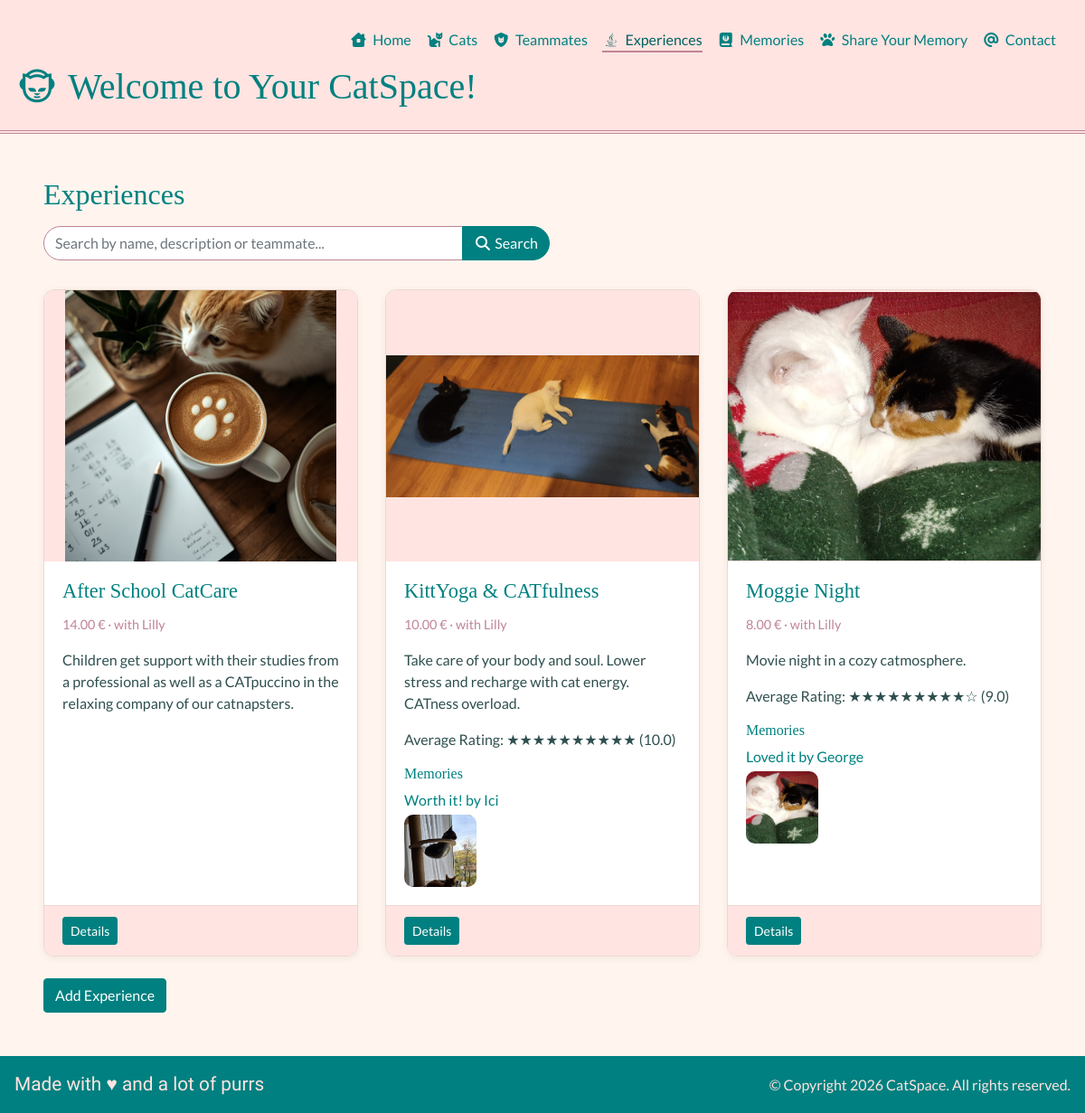
The page /experiences/ on the database its author committed.
### experiences/models.py (models this page shows, shortened)
class Experience(TimeStampMixin):
    name = models.CharField(max_length=30, unique=True)
    description = models.TextField(blank=True)
    cover_image_url = models.URLField(null=True, blank=True)
    price = models.DecimalField(max_digits=5, decimal_places=2, validators=[MinValueValidator(0)])
    teammate = models.ForeignKey("teammates.Teammate", on_delete=models.SET_NULL, null=True, blank=True,
                                 related_name="experiences")
    is_available = models.BooleanField(default=True, blank=True)
    slug = models.SlugField(blank=True, unique=True)
    class Meta:
        ordering = ["-updated_at"]
    def __str__(self) -> str:
        return self.name

### teammates/models.py (models this page shows)
class Teammate(TimeStampMixin):
    name = models.CharField(max_length=30)
    description = models.TextField(blank=True)
    email = models.EmailField(max_length=100, unique=True)
    phone = PhoneNumberField(region="BG", blank=True, null=True)
    image_url = models.URLField(blank=True, null=True)
    username = models.CharField(max_length=30, unique=True, validators=[RegexValidator(r"^\w+\Z")])
    def __str__(self) -> str:
        return self.name
    class Meta:
        ordering = ["created_at"]

### memories/models.py (models this page shows)
class Memory(TimeStampMixin):
    title = models.CharField(max_length=30)
    author = models.CharField(max_length=30)
    description = models.TextField(blank=True)
    image = models.ImageField(upload_to="memories/", null=True, blank=True)
    rating = models.PositiveSmallIntegerField(validators=[MinValueValidator(1), MaxValueValidator(10)],
                                              null=True, blank=True)
    experience = models.ForeignKey("experiences.Experience", on_delete=models.SET_NULL, related_name="memories",
                                   null=True, blank=True)
    cats = models.ManyToManyField("cats.Cat", related_name="memories", blank=True)
    class Meta:
        ordering = ["-updated_at"]
    def __str__(self) -> str:
        return f"{self.title} by {self.author}"
    def get_absolute_url(self):
        return reverse("memories:detail", kwargs={"pk": self.pk})

### experiences/views.py (the view)
# urls.py: path("", views.ExperienceList.as_view(), name="list"),
class ExperienceList(ListView):
    paginate_by = 6
    def get_queryset(self):
        queryset = (Experience.objects.filter(is_available=True).select_related("teammate").prefetch_related("memories")
                    .annotate(avg_rating=Avg("memories__rating")).order_by("-updated_at"))
        q = self.request.GET.get("query")
        if q:
            q = q.strip()
            queryset = queryset.filter(
                Q(name__icontains=q) | Q(description__icontains=q) | Q(teammate__name__icontains=q))
        return queryset

### memories/templatetags/memory_extras.py (called while the page is built)
@register.filter
def stars(value):
    max_stars = 10
    if not value:
        return "Not rated yet"
    value = round(float(value))
    return "★" * value + "☆" * (max_stars - value)

### templates/experiences/experience_list.html (shortened to what this page needs)
{% extends "base.html" %}
{% load memory_extras %}
{% load static %}
{% block content %}
    <h2>Experiences</h2>
    <form method="get" class="search-form" role="search">
        <div class="input-group">
            <input type="search" name="query" value="{{ request.GET.query }}" class="form-control"
                   placeholder="Search by name, description or teammate..." aria-label="Search experiences">
            <div class="input-group-append">
                <button class="btn btn-primary" type="submit"><i class="fa-solid fa-magnifying-glass"></i> Search</button>
            </div>
        </div>
    </form>
    <section class="row card-list">
        {% for experience in experience_list %}
            <article class="col-md-6 col-lg-4 mb-4">
                <div class="card h-100">
                    {% if experience.cover_image_url %}
                        <a href="{{ experience.cover_image_url }}" target="_blank">
                            <img src="{{ experience.cover_image_url }}" alt="{{ experience }}" class="card-img-top">
                        </a>
                    {% else %}
                        <div class="card-img-placeholder"><i class="fa-solid fa-mug-hot"></i></div>
                    {% endif %}
                    <div class="card-body">
                        <h3 class="card-title">{{ experience }}</h3>
                        <p class="card-meta">{{ experience.price }} &euro;
                            {% if experience.teammate %}&middot; with {{ experience.teammate }}{% endif %}</p>
                        {% if experience.description %}
                            <p>{{ experience.description }}</p>
                        {% endif %}
                        {% if experience.avg_rating and experience.avg_rating >= 8 %}
                            <p>Average Rating: {{ experience.avg_rating|stars }}
                                ({{ experience.avg_rating|floatformat:1 }})</p>
                        {% endif %}
                        {% if experience.memories.all %}
                            <h4 class="card-subheading">Memories</h4>
                            {% for memory in experience.memories.all %}
                                <p class="mb-1"><a href="{{ memory.get_absolute_url }}">{{ memory }}</a></p>
                            {% endfor %}
                            <div class="thumbnails">
                                {% for memory in experience.memories.all %}
                                    {% if memory.image %}
                                        <img src="{{ memory.image.url }}" alt="Memory Image">
                                    {% endif %}
                                {% endfor %}
                            </div>
                        {% endif %}
                    </div>
                    <div class="card-footer">
                        <a class="btn btn-primary btn-sm"
                           href="{% url 'experiences:detail' experience.slug %}">Details</a>
                    </div>
                </div>
            </article>
        {% endfor %}
    </section>
    <div><a class="btn btn-primary" href="{% url 'experiences:create' %}">Add Experience</a></div>
{% endblock %}

### static/css/styles.css (style rules this page uses)
:root { --teal: teal; --teal-dark: #006060; --rose: mistyrose; --paper: seashell; --dusty-rose: #c08497; --ink: darkslategray; --card-border: #ead9d0; --danger: #b5525c; }
body { background-color: var(--paper); font-family: 'Lato', sans-serif; color: var(--ink); }
h1, h2, h3, h4, h5 { font-family: 'Playfair Display', serif; color: var(--teal); }
h2 { margin-bottom: 1rem; }
a { color: var(--teal); }
img { border-radius: 10px; max-width: 100%; }
.btn-primary { background-color: var(--teal); border-color: var(--teal); }
.card { background-color: white; border: 1px solid var(--card-border); border-radius: 12px; box-shadow: 0 2px 8px rgba(0, 0, 0, 0.06); overflow: hidden; transition: transform 0.2s ease, box-shadow 0.2s ease; }
.card-header, .card-footer { background-color: var(--rose); border-color: var(--card-border); }
.card-title { font-size: 1.4rem; }
.card-img-top { width: 100%; height: 300px; object-fit: contain; background-color: var(--rose); border-radius: 0; }
.card-meta { font-size: 0.9rem; color: var(--dusty-rose); }
.card-subheading { font-size: 1rem; margin-top: 1rem; }
.thumbnails { display: flex; flex-wrap: wrap; gap: 0.5rem; }
.thumbnails img { width: 80px; height: 80px; object-fit: cover; }
.search-form { max-width: 560px; margin-bottom: 2rem; }
.search-form .form-control { border-color: var(--dusty-rose); border-radius: 20px 0 0 20px; }
.search-form .btn { border-radius: 0 20px 20px 0; }

### rows shown on the page
Experience: cover_image_url (picture), name "After School CatCare", price "14.00", teammate "Lilly", description "Children get support with their studies from a professional as well as a CATpuccino in the relaxing company of our catnapsters."
Experience: cover_image_url (picture), name "KittYoga & CATfulness", price "10.00", teammate "Lilly", description "Take care of your body and soul. Lower stress and recharge with cat energy. CATness overload.", avg_rating|stars "★★★★★★★★★★", avg_rating "10.0"
Memory: title+author "Worth it! by Ici", image (picture)
Experience: cover_image_url (picture), name "Moggie Night", price "8.00", teammate "Lilly", description "Movie night in a cozy catmosphere.", avg_rating|stars "★★★★★★★★★☆", avg_rating "9.0"
Memory: title+author "Loved it by George", image (picture)
